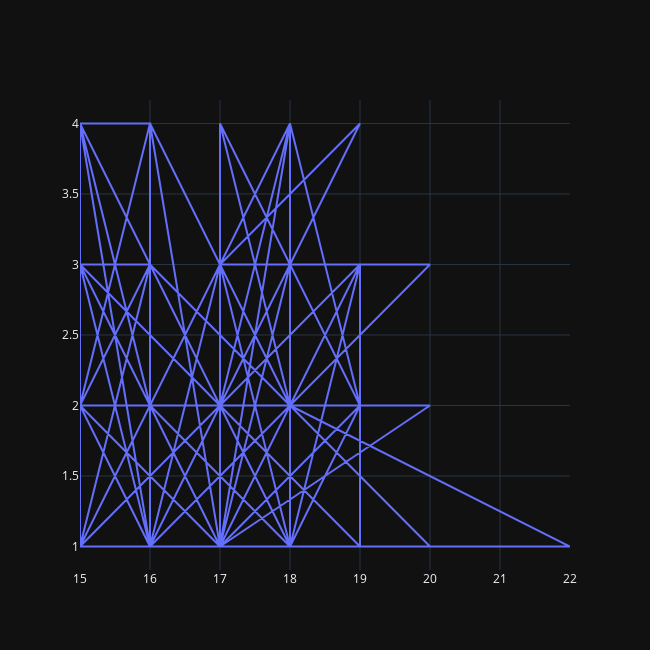

Source (notebook cell):
### Code cell
fig_age = go.Figure()

fig_age.add_trace(go.(
    x = stu_math['age'],
    y = stu_math['studytime']
))

fig_age.update_layout(
    width = 650,
    height = 650,
)

fig_age.show()

### Figure 1 — Plotly figure (JSON) as saved in the notebook; plotly's stock layout.template omitted (floating-point values rounded to 4 significant figures; data arrays with more than 128 entries replaced by an {"elided": "..."} marker saying what was removed)
{"data": [{"type": "scatter", "x": {"elided": "395 int values"}, "y": {"elided": "395 int values"}}], "layout": {"height": 650, "width": 650}}
